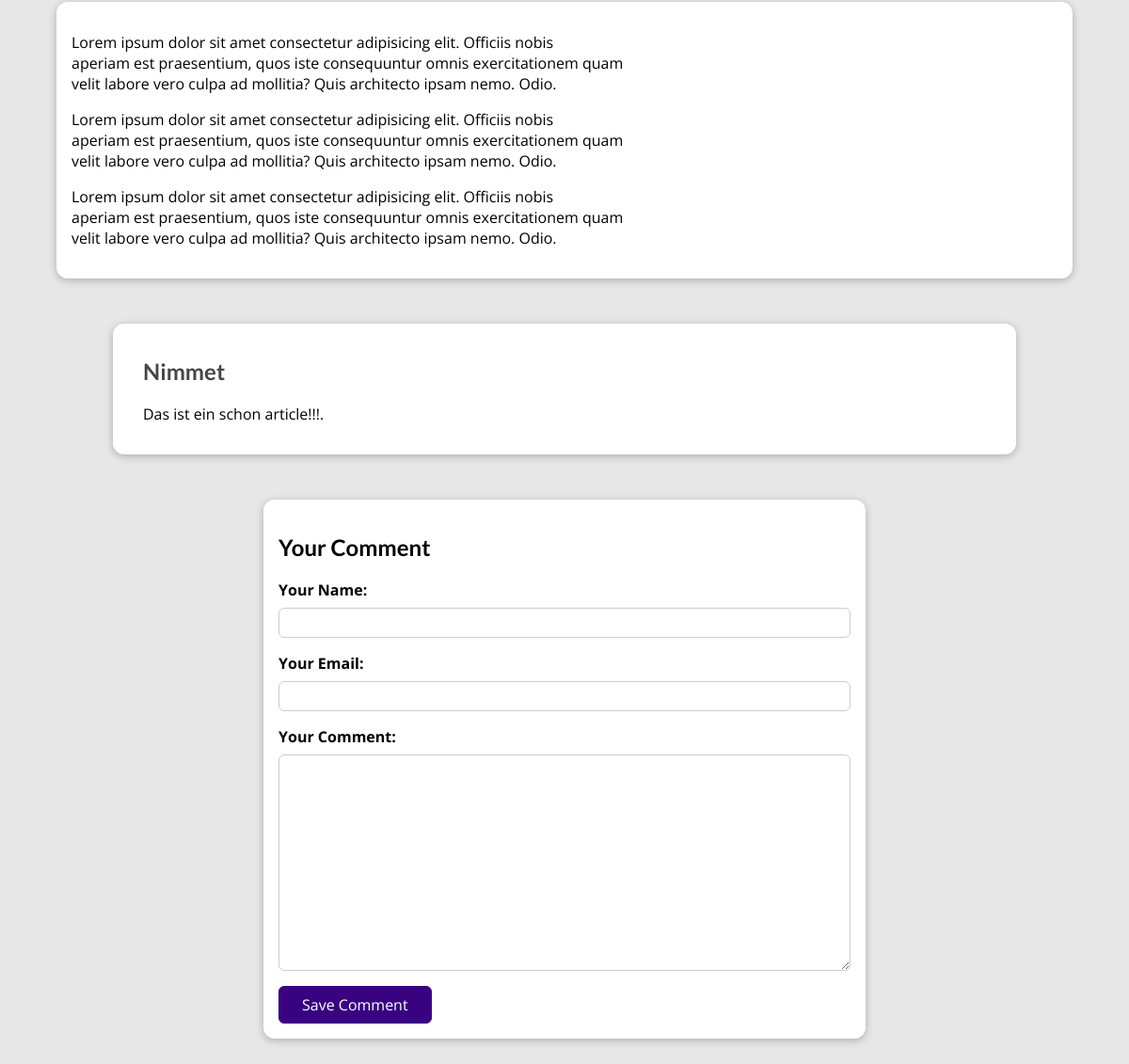
The app's page /posts/hike-in-the-mountains (lower part), older data.
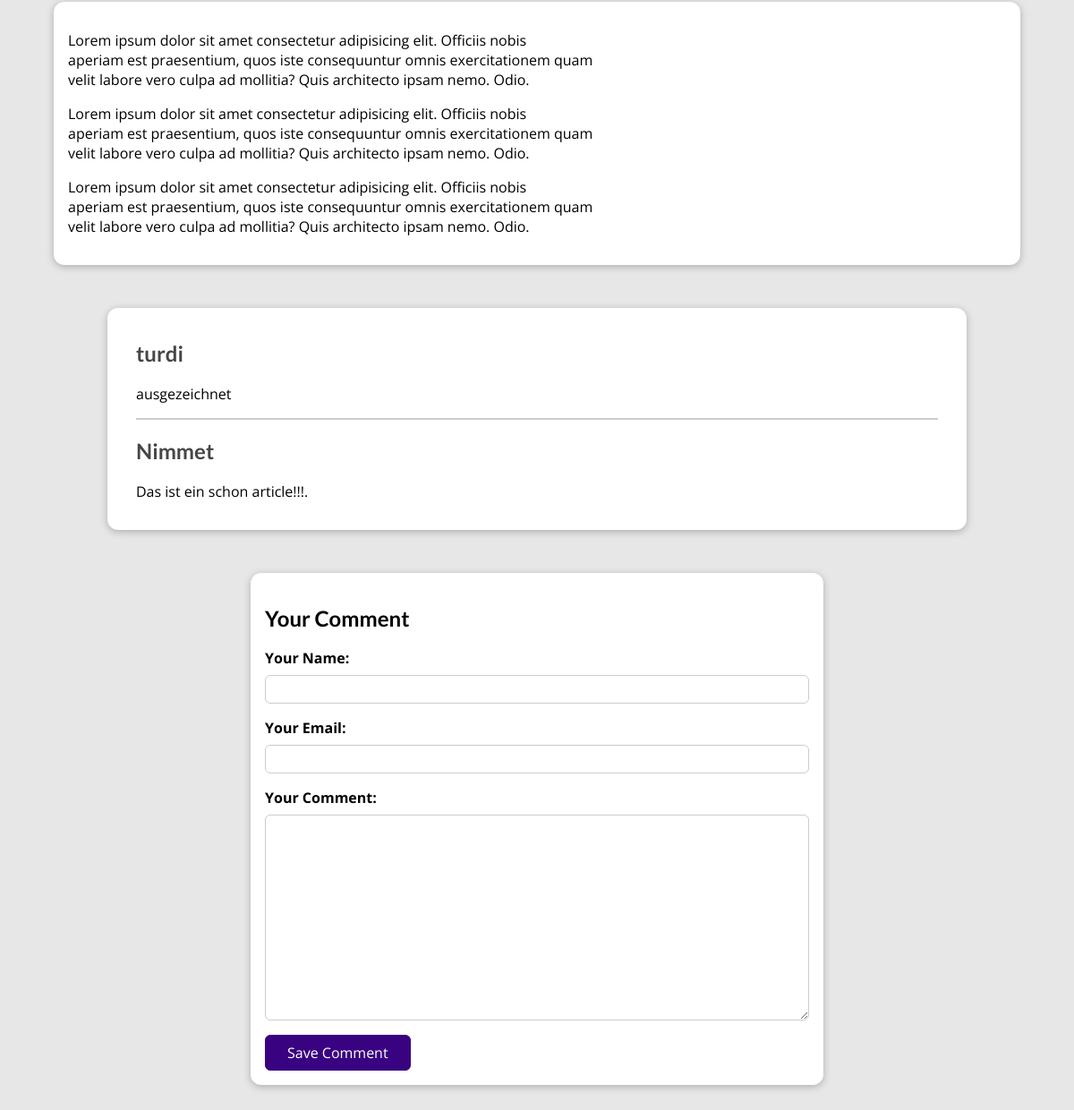
The same page, newer data.
### blog/models.py (models this page shows, shortened)
class Post(models.Model):
    title = models.CharField(max_length=150)
    excerpt = models.CharField(max_length=200)
    image = models.ImageField(upload_to="posts", null=True)
    date = models.DateField(auto_now=True)
    slug = models.SlugField(unique=True,db_index=True)
    content = models.TextField(validators=[MinLengthValidator(10)])
    author = models.ForeignKey(Author, on_delete=models.SET_NULL,null=True,related_name="posts")
    tags = models.ManyToManyField(Tag)

class Comment(models.Model):
    user_name = models.CharField(max_length=120)
    user_email = models.EmailField()
    text = models.TextField(max_length=400)
    post = models.ForeignKey(Post, on_delete=models.CASCADE, related_name="comments")

### blog/views.py (the view, shortened to what this page needs)
# urls.py: path("posts/<slug:slug>",views.SinglePostView.as_view(), name="post_detail_page"),
class SinglePostView(View):
    def is_stored_post(self, request, post_id):
        stored_posts = request.session.get("stored_posts")
        if stored_posts is not None:
            is_saved_for_later  = post_id in stored_posts
        else:
            is_saved_for_later = False
        return is_saved_for_later
    def get(self, request,slug):
        post = Post.objects.get(slug=slug)
        stored_posts = request.session.get("stored_posts")
        if stored_posts is not None:
            is_saved_for_later  = post.id in stored_posts
        else:
            is_saved_for_later = False
        context = {
            "post": post,
            "post_tags": post.tags.all(),
            "comment_form": CommentForm(),
            "comments":post.comments.all().order_by('-id'),
            "saved_for_later": self.is_stored_post(request, post.id)
        }
        return render(request, "blog/post-detail.html", context)

### blog/forms.py
class CommentForm(forms.ModelForm):
    class Meta:
        model = Comment
        exclude = ["post"]
        labels = {
            "user_name": "Your Name",
            "user_email": "Your Email",
            "text": "Your Comment"
        }

### blog/models.py (called while the page is built)
    def full_name(self):
        return f"{self.first_name} {self.last_name}"

    def __str__(self):
        return self.full_name()

### blog/templates/blog/post-detail.html (shortened to what this page needs)
{% extends "base.html" %}
{% load static %}
{% block css_files %}
<link rel="stylesheet" href="{% static "blog/post-detail.css"%}">
{% endblock %}
{% block content %}
<main>
        {{ post.content|linebreaks }}
</main>
<section id="comments">
    <ul>
        {% for comment in comments %}
        <li>
            <h2>{{comment.user_name}}</h2>
            <p>{{ comment.text | linebreaks}}</p>
        </li>
        {% endfor %}
    </ul>
</section>
<section id="comment-form">
    <h2>Your Comment</h2>
    <form action="{% url "post_detail_page" post.slug %}" method="POST">
        {% for form_field in comment_form  %}
        <div class="form-control" {% if form_field.errors %} invalid {% endif %}>
            {{ form_field.label_tag }}
            {{ form_field }}
        </div>
        {% endfor %}
        <button>Save Comment</button>
    </form>
</section>
{% endblock %}

### templates/base.html (shortened to what this page needs)
{% load static %}
<!DOCTYPE html>
<html lang="en">
<head>
    <link rel="stylesheet" href="{% static "app.css"%}">
    {% block css_files %}{% endblock %}
</head>
<body>
    {% block content %}
    {% endblock %}
</body>
</html>

### static/app.css (style rules this page uses)
* { box-sizing: border-box; }
html { font-family: 'Open Sans', 'Lato', sans-serif; }
body { margin: 0; }
h1, h2, h3 { font-family: 'Lato', sans-serif; font-weight: bold; }

### blog/static/blog/post-detail.css (style rules this page uses)
body { background-color: #e7e7e7; }
main { width: 90%; max-width: 90rem; margin: 3rem auto; background-color: white; padding: 1rem; border-radius: 12px; box-shadow: 0 2px 8px rgba(0, 0, 0, 0.25); }
#comment-form { margin: 3rem auto; width: 90%; max-width: 40rem; border-radius: 12px; background-color: white; box-shadow: 0 2px 8px rgba(0, 0, 0, 0.25); padding: 1rem; }
#comment-form button { font: inherit; background-color: #390281; color: white; border: 1px solid #390281; padding: 0.5rem 1.5rem; border-radius: 6px; cursor: pointer; }
.form-control { margin-bottom: 1rem; }
.form-control label { font-weight: bold; margin-bottom: 0.5rem; display: block; }
.form-control input, .form-control textarea { display: block; width: 100%; font: inherit; padding: 0.25rem; border-radius: 6px; border: 1px solid #ccc; }
#comments { margin: 3rem auto; width: 90%; max-width: 60rem; border-radius: 12px; background-color: white; box-shadow: 0 2px 8px rgba(0, 0, 0, 0.25); padding: 1rem 2rem; }
#comments ul { list-style: none; margin: 0; padding: 0; }
#comments li { margin-bottom: 1rem; border-bottom: 2px solid #ccc; }
#comments li:last-of-type { border-bottom: none; }
#comments h2 { color: #464646; }

Row changes from the older to the newer data that the page shows:
added Comment: user_name "turdi", text "ausgezeichnet"
